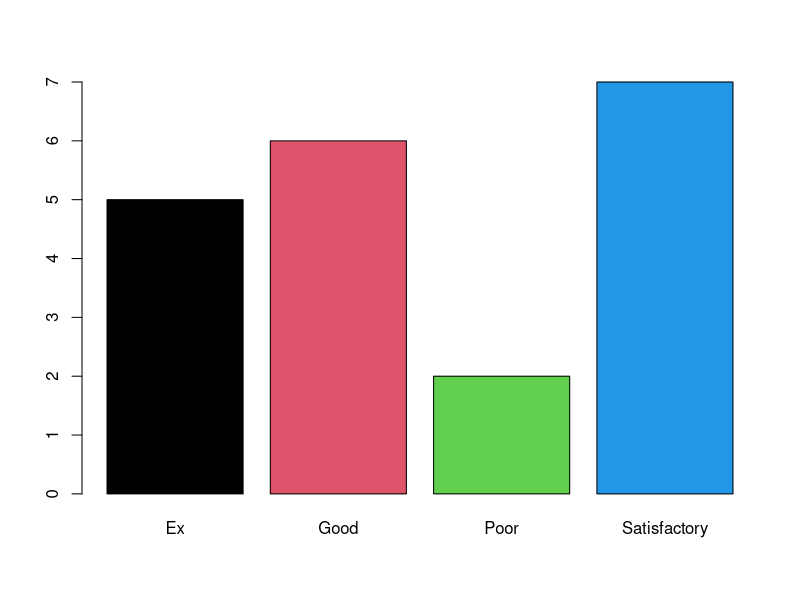
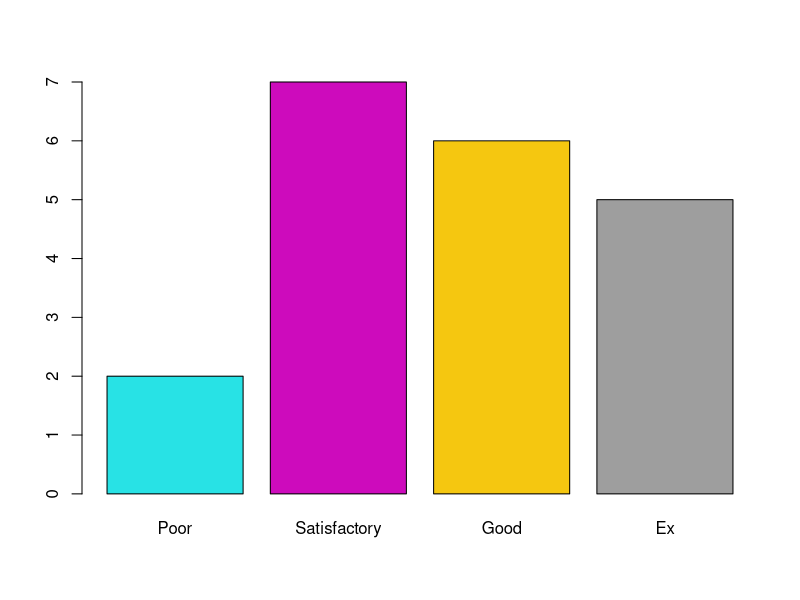
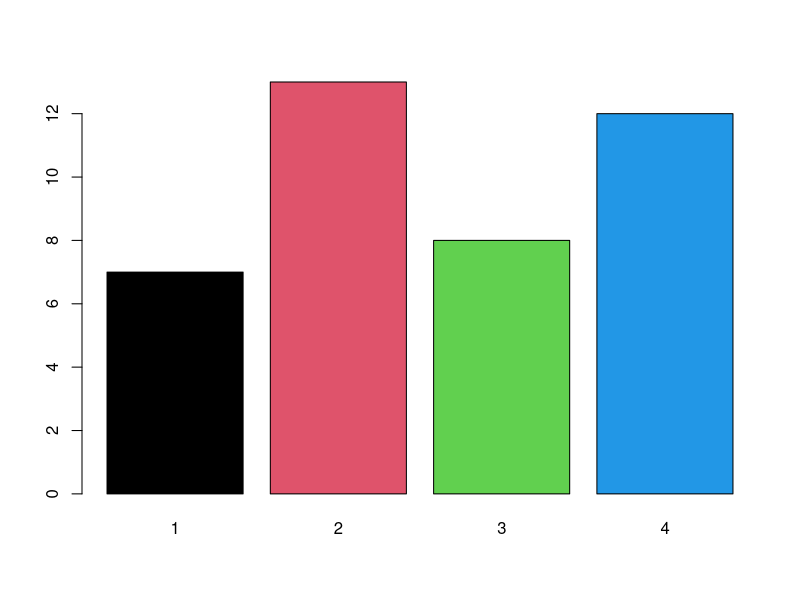

Generate these figures, in order, with R:
#factors

gender=sample(c('M','F'),size = 20,replace = T)
summary(gender)

genderF=factor(gender)
summary(genderF)
genderF #nominal type of data ()

likscale=sample(c('Ex','Good','Satisfactory','Poor'),size = 20,replace = T)
summary(likscale)
likscaleF=factor(likscale)
summary(likscaleF)
class(likscaleF)
likscaleOF=factor(likscale, ordered = T,levels = c('Poor','Satisfactory','Good','Ex'))
summary(likscaleOF)
likscaleOF
barplot(table(likscaleF),col = 1:4)
barplot(table(likscaleOF),col=5:8)
bar=cbind(likscaleF,likscaleOF)
barplot(table(bar),col=9:13)

